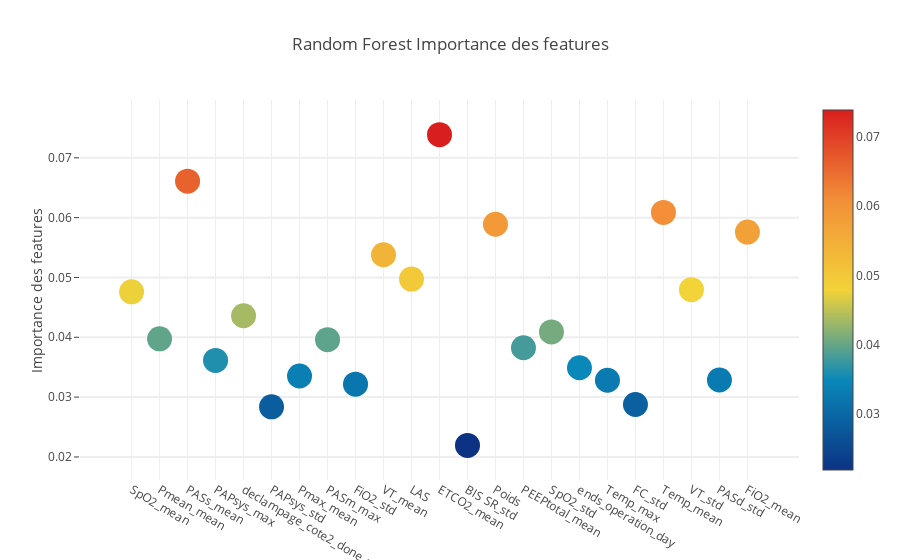

Source (notebook cell):
### Code cell
trace = go.Scatter(x=feature_dataframe['features'].values,
                   y=feature_dataframe['Random Forest Importance des features'].values,

                   mode='markers',
                   marker=dict(
    sizemode='diameter',
    sizeref=1,
    size=25,
    # color = np.random.randn(500), #set color equal to a variable
    color=feature_dataframe['Random Forest Importance des features'].values,
    colorscale='Portland',
    showscale=True
),
    text=feature_dataframe['features'].values
)

data = [trace]

layout = go.Layout(
    autosize=True,
    title='Random Forest Importance des features',
    hovermode='closest',
    yaxis=dict(
        title='Importance des features',
        ticklen=5,
        gridwidth=2
    ),
    showlegend=False
)

fig = go.Figure(data=data, layout=layout)

py.iplot(fig, filename='scatter2010')

### Figure 1 — Plotly figure (JSON) as saved in the notebook; plotly's stock layout.template omitted (floating-point values rounded to 4 significant figures)
{"data": [{"marker": {"color": [0.0476, 0.03975, 0.06609, 0.03613, 0.0436, 0.02838, 0.03353, 0.03961, 0.03216, 0.0538, 0.04973, 0.07388, 0.02193, 0.05889, 0.03825, 0.0409, 0.0349, 0.03282, 0.02877, 0.06087, 0.04796, 0.03286, 0.05759], "colorscale": "Portland", "showscale": true, "size": 25, "sizemode": "diameter", "sizeref": 1}, "mode": "markers", "text": ["SpO2_mean", "Pmean_mean", "PASs_mean", "PAPsys_max", "declampage_cote2_done_mean", "PAPsys_std", "Pmax_mean", "PASm_max", "FiO2_std", "VT_mean", "LAS", "ETCO2_mean", "BIS SR_std", "Poids", "PEEPtotal_mean", "SpO2_std", "ends_operation_day", "Temp_max", "FC_std", "Temp_mean", "VT_std", "PASd_std", "FiO2_mean"], "type": "scatter", "uid": "4f0603b1-bd64-4164-a80f-615492481396", "x": ["SpO2_mean", "Pmean_mean", "PASs_mean", "PAPsys_max", "declampage_cote2_done_mean", "PAPsys_std", "Pmax_mean", "PASm_max", "FiO2_std", "VT_mean", "LAS", "ETCO2_mean", "BIS SR_std", "Poids", "PEEPtotal_mean", "SpO2_std", "ends_operation_day", "Temp_max", "FC_std", "Temp_mean", "VT_std", "PASd_std", "FiO2_mean"], "y": [0.0476, 0.03975, 0.06609, 0.03613, 0.0436, 0.02838, 0.03353, 0.03961, 0.03216, 0.0538, 0.04973, 0.07388, 0.02193, 0.05889, 0.03825, 0.0409, 0.0349, 0.03282, 0.02877, 0.06087, 0.04796, 0.03286, 0.05759]}], "layout": {"autosize": true, "hovermode": "closest", "showlegend": false, "title": {"text": "Random Forest Importance des features"}, "yaxis": {"gridwidth": 2, "ticklen": 5, "title": {"text": "Importance des features"}}}}
